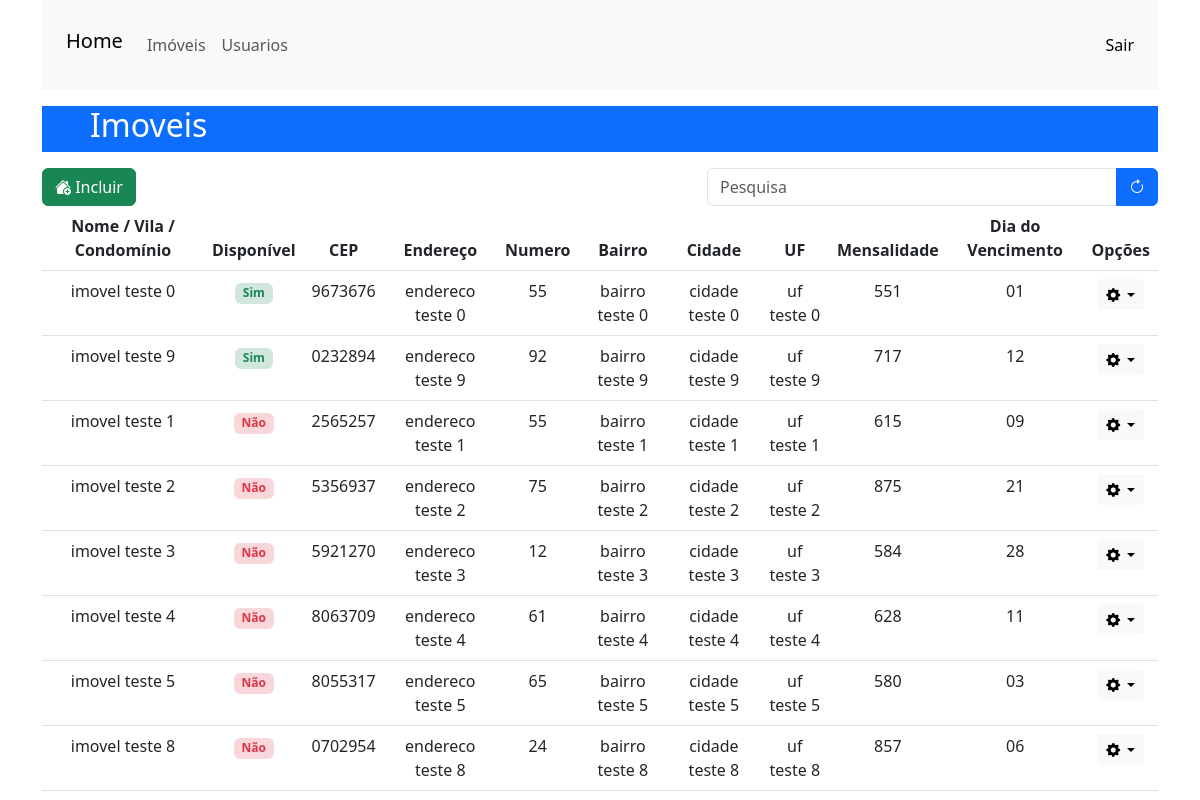
Before: /imobiliaria/listar/ (signed in) with the older database file.
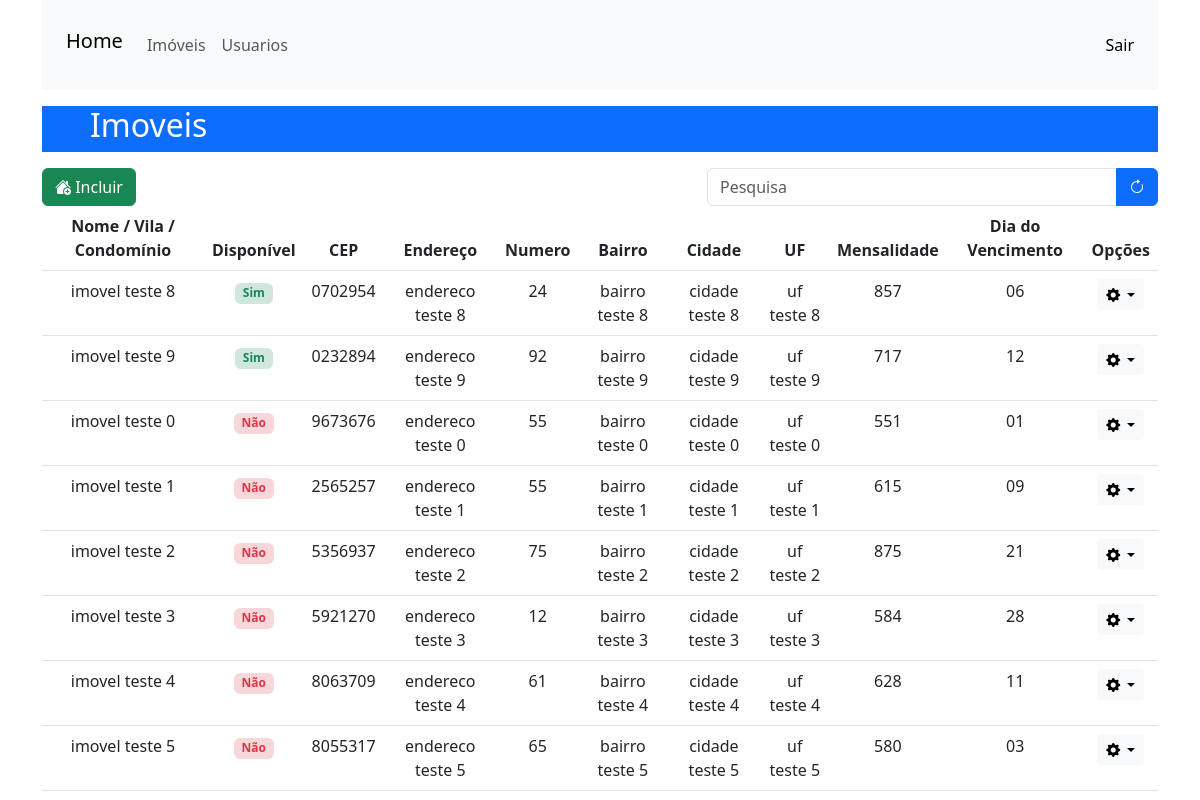
After: the same page with the newer database file.
### imobiliaria/models.py (models this page shows, shortened)
class Imovel(models.Model):
    nome = models.CharField(max_length=50, blank=True, verbose_name='Nome do imóvel / vila / condominio')
    cep = models.CharField(max_length=9, blank=True, verbose_name= 'CEP')
    endereco = models.CharField(max_length=100, blank=True, verbose_name= 'Endereço')
    numero = models.CharField(max_length=100, blank=True, verbose_name= 'Numero')
    bairro = models.CharField(max_length=100, blank=True, verbose_name= 'Bairro')
    cidade = models.CharField(max_length=100, blank=True, verbose_name= 'Cidade')
    uf = models.CharField(max_length=2, blank=True, verbose_name= 'UF')
    mensalidade = models.CharField(max_length=10, blank=True, verbose_name='Mensalidade R$')
    vencimento = models.IntegerField(default=10, verbose_name="Dia do vencimento da mensalidade")
    disponibilidade = models.BooleanField(default=True, verbose_name="Disponibilidade")

### imobiliaria/views.py (the view)
# urls.py: path('listar/', listar_imoveis, name="listarimoveis"),
@login_required
@staff_member_required
def listar_imoveis(request):
    context = {}
    imoveis = Imovel.objects.all().order_by('-disponibilidade','nome')
    context['imoveis'] = imoveis
    if request.method == "GET":
        busca = request.GET.get('busca')
        if busca != None:
            imoveis = Imovel.objects.all().filter(nome__contains = busca).order_by('-disponibilidade','nome')
            context['imoveis'] = imoveis
            return render(request, 'list.html', context)
    return render(request, 'list.html', context)

### imobiliaria/templates/list.html (shortened to what this page needs)
{% extends 'base.html' %}
{% block content %}
<div class="container">
    <div class="row text-white bg-primary mx-auto my-3">
        <h2 class="ps-5">Imoveis</h2>
    </div>
    <div class="row">
        <div class="col-7">
            <a href="{% url 'cadastrarimovel' %}" class="btn btn-success"><i class="bi bi-house-add-fill"></i> Incluir</a>
        </div>
        <div class="col-5">
            <form method="GET" autocomplete="off">
                <div class="input-group">
                    <input type="text" class="form-control" placeholder="Pesquisa" name="busca">
                    <button class="btn btn-primary"><i class="bi bi-arrow-clockwise"></i></button>
                </div>
            </form>
        </div>
    </div>
    <table class="table table-hover text-center">
        <thead>
            <tr>
                <th scope="col">Nome / Vila / Condomínio</th>
                <th scope="col">Disponível</th>
                <th scope="col">CEP</th>
                <th scope="col">Endereço</th>
                <th scope="col">Numero</th>
                <th scope="col">Bairro</th>
                <th scope="col">Cidade</th>
                <th scope="col">UF</th>
                <th scope="col">Mensalidade</th>
                <th scope="col">Dia do Vencimento</th>
                <th scope="col">Opções</th>
            </tr>
        </thead>
        <tbody>
            {% for imovel in imoveis %}
            <tr>
                <td>{{imovel.nome}}</td>
                {% if imovel.disponibilidade %}
                <td><span class="badge bg-success-subtle text-success">Sim</span></td>
                {% else %}
                <td><span class="badge bg-danger-subtle text-danger">Não</span></td>
                {% endif %}
                <td>{{imovel.cep}}</td>
                <td>{{imovel.endereco}}</td>
                <td>{{imovel.numero}}</td>
                <td>{{imovel.bairro}}</td>
                <td>{{imovel.cidade}}</td>
                <td>{{imovel.uf}}</td>
                <td>{{imovel.mensalidade}}</td>
                {% if imovel.vencimento > 9 %}
                    <td>{{ imovel.vencimento }}</td>
                {% else %}
                    <td>0{{imovel.vencimento}}</td>
                {% endif %}
                <td>
                    <div class="dropdown">
                        <button type="button" class="btn btn-sm btn-light dropdown-toggle" data-bs-toggle="dropdown">
                            <i class="bi bi-gear-fill"></i>
                        </button>
                    </div>
                </td>
            </tr>
            {% endfor %}
        </tbody>
    </table>
</div>
{% endblock %}

### core/templates/base.html (shortened to what this page needs)
{% load static %}
<!DOCTYPE html>
<html lang="pt-br">
<head>
    <link rel="stylesheet" href="{% static 'css/bootstrap.min.css' %}">
    <link rel="stylesheet" href="{% static 'fa/css/all.min.css' %}">
    <link rel="stylesheet" href="{% static 'css/login.css' %}">
    <link rel="stylesheet" href="https://cdn.jsdelivr.net/npm/bootstrap-icons@1.10.3/font/bootstrap-icons.css">
</head>
<body>
    <div class="container">
        <nav class="navbar navbar-expand-lg navbar-light p-4 bg-light">
            <span class="navbar-brand h1">
                <a class="nav-link" href="/imobiliaria/">Home</a>
            </span>
            <div class="collapse navbar-collapse" id="navbarNav">
                {% if user.is_staff %}
                <ul class="navbar-nav">
                    <li class="nav-item">
                        <a class="nav-link" href="{% url 'listarimoveis' %}">Imóveis</a>
                    </li>
                    <li class="nav-item">
                        <a class="nav-link" href="{% url 'listarusuarios' %}">Usuarios</a>
                    </li>
                </ul>
                {% endif %}
            </div>
            <span class="navbar-text">
                <a class="nav-link" href="{% url 'logout' %}">Sair</a>
            </span>
        </nav>
    </div>
    {% block content %}
    {% endblock %}
</body>
</html>

### core/static/css/login.css (style rules this page uses)
html, body { height: 100%; margin: 0; }

Changed rows visible on the page:
changed Imovel "imovel teste 8": disponibilidade "Não" → "Sim"; moves up the list
shown differently, row unchanged: Imovel "imovel teste 9": moves down the list
changed Imovel "imovel teste 0": disponibilidade "Sim" → "Não"
